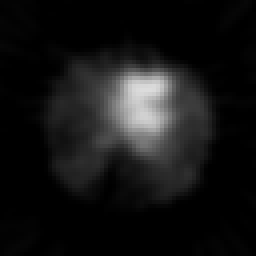
#> input picture sziv_maj_lep/MAJ01.PGM, 64 x 64 px (shown 4 times larger); its folder holds only this picture in this run
$ python test2.py
#> lines starting #> are read from the running program, lines starting #| are printed output that depends on the picture; after the words box and inside, x2 and y2 are one past the last pixel; in counts of white or black regions, pixels touching at a corner belong together
import os

import cv2
import numpy as np
import matplotlib.pyplot as plt
from PIL import Image
from scipy.optimize import curve_fit


# [14 lines of commented-out code are left out]


def load_images_from_folder(folder):
#> called with folder = 'sziv_maj_lep'
    images = []
    for filename in sorted(os.listdir(folder)):
        if filename.endswith('.PGM'):
            img_path = os.path.join(folder, filename)
            img = Image.open(img_path)
#> img is the input picture: PIL image 64x64 L; min 0, max 220, mean 20.9
            images.append(np.array(img))
    return np.array(images)


def calculate_linear_parameters(t, intensity):
    A = np.vstack([t, np.ones_like(t)]).T
    m, b = np.linalg.lstsq(A, intensity, rcond=None)[0]
    return m, b


def calculate_T1_half(dynamic_images):
    T1_half_values = np.zeros_like(dynamic_images[0])
    for y in range(dynamic_images.shape[1]):
        for x in range(dynamic_images.shape[2]):
            intensity_over_time = dynamic_images[:, y, x]
            print(intensity_over_time)
            t = np.arange(len(intensity_over_time))
            print(t)

            m, b = calculate_linear_parameters(t, intensity_over_time)
            T1_half_values[y, x] = 10 * m

    return T1_half_values


def segment_image(image):
    blurred_image = cv2.GaussianBlur(image, (5, 5), 0)

    _, segmented_image = cv2.threshold(blurred_image, 0, 255, cv2.THRESH_BINARY + cv2.THRESH_TRIANGLE)
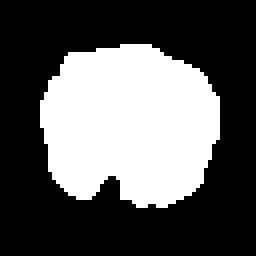
#> segmented_image: shape (64, 64) (shown 4 times larger); 35.6% white; 1 white region, box (x1, y1, x2, y2) and area: (10, 11, 55, 52) 1457

    return segmented_image


def calculate_parametric_images(dynamic_images):
    PMax = np.max(dynamic_images, axis=0)

    segmented = segment_image(PMax)
    _, mask = cv2.threshold(segmented, 1, 255, cv2.THRESH_BINARY)

    TMax = np.argmax(dynamic_images, axis=0)
#> TMax: shape (64, 64) int64; every value is 0
    #T1_half = np.argmax(dynamic_images >= 0.5 * TMax, axis=0)
    T1_half = calculate_T1_half(dynamic_images)
#> after the loop in calculate_T1_half, `for y in range(dynamic_images.shape[1]):`: T1_half_values: shape (64, 64); every value is 0

    TMax_copy = np.copy(TMax)
    T1_half_copy = np.copy(T1_half)
    TMax_copy[mask == 0] = 0
    T1_half_copy[mask == 0] = 0

    TMax_copy = cv2.convertScaleAbs(TMax_copy)
    T1_half_copy = cv2.convertScaleAbs(T1_half_copy)
    segmented_PMax = cv2.convertScaleAbs(segmented)

    TMax_overlay = cv2.addWeighted(TMax_copy, 1, segmented_PMax, 0, 0)
    T1_half_overlay = cv2.addWeighted(T1_half_copy, 1, segmented_PMax, 0, 0)
    return PMax, TMax_overlay, T1_half_overlay


def display_parametric_images(PMax, TMax, T1_half):
    # Display parametric images
    fig, axes = plt.subplots(1, 3, figsize=(15, 5))
    axes[0].imshow(PMax, cmap='jet')
    axes[0].set_title('PMax')
    axes[0].axis('off')

    axes[1].imshow(TMax, cmap='jet')
    axes[1].set_title('TMax')
    axes[1].axis('off')

    axes[2].imshow(T1_half, cmap='jet')
    axes[2].set_title('T1/2')
    axes[2].axis('off')

    plt.show()
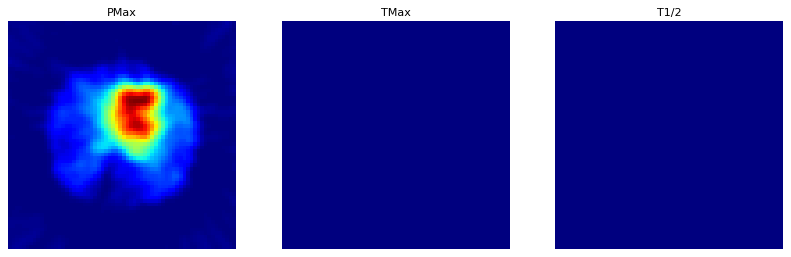
#> figure drawn by matplotlib, 3 panels


def main():
    folder = "sziv_maj_lep"
    dynamic_images = load_images_from_folder(folder)

    PMax, TMax, T1_half = calculate_parametric_images(dynamic_images)

    display_parametric_images(PMax, TMax, T1_half)


if __name__ == "__main__":
    main()
